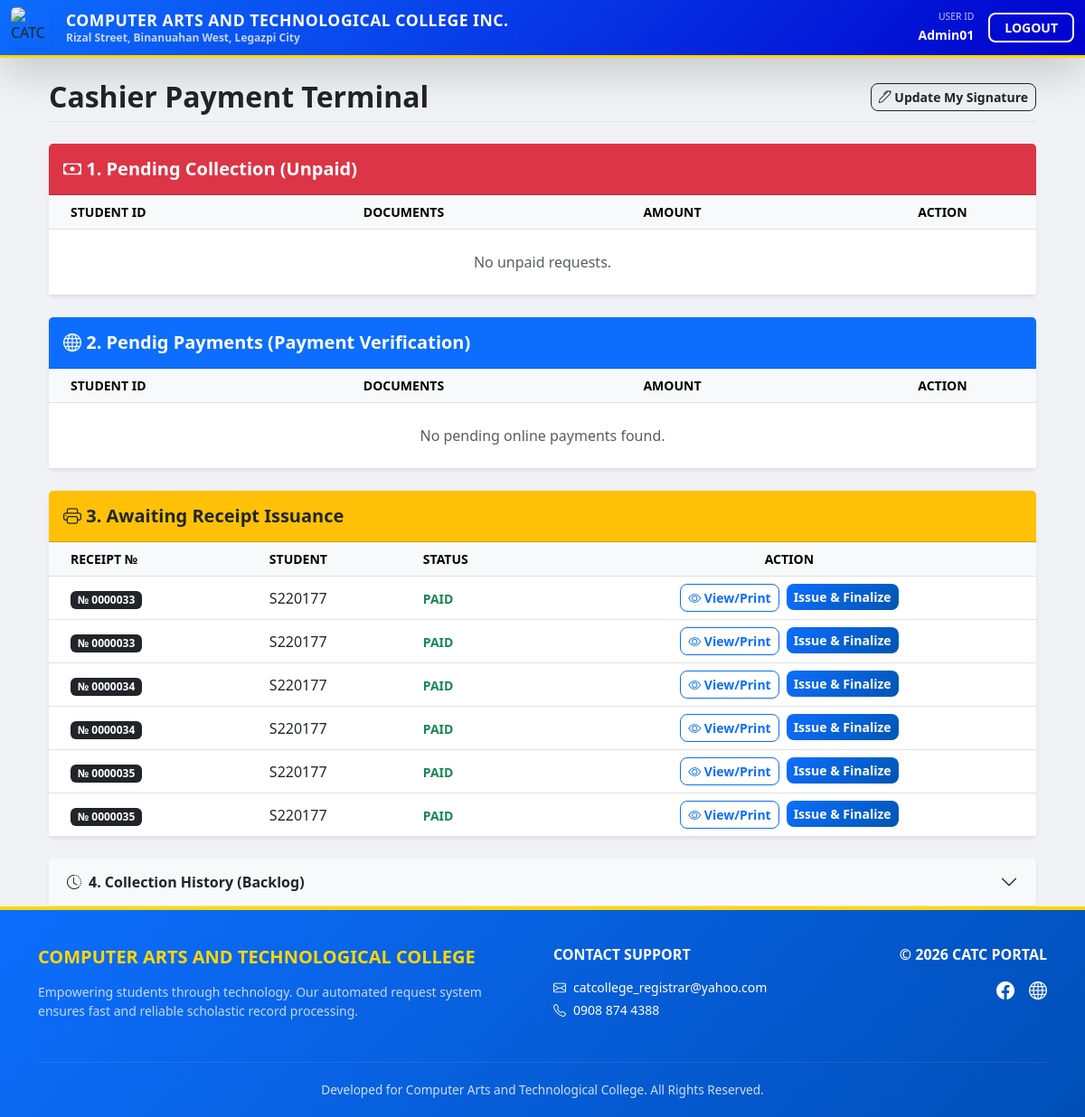
Screenshot of /api/cashier/terminal/ (signed in) with the database file from the repository.
### requests_app/models.py (models this page shows, shortened)
class DocumentRequest(models.Model):
    STATUS_CHOICES = [
        ('PENDING', 'Pending Review'),
        ('REJECTED', 'Rejected'),
        ('PAYMENT_REQUIRED', 'Awaiting Payment'),
        ('PAID', 'Paid - To be Processed'),
        ('PROCESSING', 'Processing Document'),
        ('READY', 'Ready for Pickup / Shipping'),
        ('COMPLETED', 'Claimed/Finished'),
    ]
    DELIVERY_CHOICES = [
        ('PICKUP', 'In-person Pickup'),
        ('LBC', 'LBC Delivery'),
    ]
    LBC_TYPE_CHOICES = [
        ('RIDER', 'Rider Delivery (Home)'),
        ('BRANCH', 'Branch Pick Up'),
    ]
    lbc_type = models.CharField(max_length=10, choices=LBC_TYPE_CHOICES, default='RIDER', null=True, blank=True)
    lbc_branch_name = models.CharField(max_length=255, blank=True, null=True)
    student = models.ForeignKey(User, on_delete=models.CASCADE, related_name='requests')
    document_type = models.ForeignKey(DocumentType, on_delete=models.CASCADE)
    reason = models.TextField()
    status = models.CharField(max_length=20, choices=STATUS_CHOICES, default='PENDING')
    batch_id = models.CharField(max_length=100, blank=True, null=True)
    delivery_method = models.CharField(max_length=10, choices=DELIVERY_CHOICES, default='PICKUP')
    is_deleted = models.BooleanField(default=False)
    receipt_number = models.CharField(max_length=10, blank=True, null=True)
    payment_reference = models.CharField(max_length=100, blank=True, null=True)
    created_at = models.DateTimeField(auto_now_add=True)
    generated_content = models.TextField(null=True, blank=True)
    tracking_number = models.CharField(max_length=100, blank=True, null=True)
    shipping_first_name = models.CharField(max_length=100, blank=True, null=True)
    shipping_last_name = models.CharField(max_length=100, blank=True, null=True)
    shipping_phone = models.CharField(max_length=15, blank=True, null=True)
    shipping_floor = models.CharField(max_length=100, blank=True, null=True)
    shipping_street = models.CharField(max_length=255, blank=True, null=True)
    shipping_province = models.CharField(max_length=100, blank=True, null=True)
    shipping_city = models.CharField(max_length=100, blank=True, null=True)
    shipping_barangay = models.CharField(max_length=100, blank=True, null=True)
    shipping_zip = models.CharField(max_length=10, blank=True, null=True)
    shipping_landmark = models.CharField(max_length=255, blank=True, null=True)

### requests_app/decorators.py (the view, shortened to what this page needs)
        def wrap(request, *args, **kwargs):
            if not request.user.is_authenticated:
                return redirect('login')
            user_groups = request.user.groups.values_list('name', flat=True)
            if any(role in user_groups for role in allowed_roles) or request.user.is_superuser:
                return view_func(request, *args, **kwargs)

### requests_app/views.py (called while the page is built, shortened)
@role_required(allowed_roles=['Cashier'])
def cashier_dashboard(request):
    unpaid = DocumentRequest.objects.filter(is_deleted=False, status='PAYMENT_REQUIRED').order_by('-created_at')
    online_pending = DocumentRequest.objects.filter(is_deleted=False, status='PENDING_CASHIER_APPROVAL').order_by('-created_at')
    awaiting = DocumentRequest.objects.filter(is_deleted=False, status='PAID').order_by('-created_at')
    history = DocumentRequest.objects.filter(is_deleted=False, status__in=['PROCESSING', 'READY', 'COMPLETED']).order_by('-created_at')
    return render(request, 'cashier_dashboard.html', {
        'requests': unpaid,
        'online_requests': online_pending, # Add this
        'awaiting_issuance': awaiting,
        'history': history
    })

### requests_app/templates/cashier_dashboard.html (shortened to what this page needs)
{% extends 'base.html' %}
{% block content %}
<div class="container-fluid mt-4">
    <div class="d-flex justify-content-between align-items-center border-bottom pb-2 mb-4">
        <h2 class="fw-bold m-0">Cashier Payment Terminal</h2>
        <div class="d-flex gap-2">
            <a href="{% url 'signature_settings' %}" class="btn btn-outline-dark btn-sm fw-bold">
                <i class="bi bi-pen"></i> Update My Signature
            </a>
        </div>
    </div>
    <div class="card shadow-sm border-0 mb-4">
        <div class="card-header bg-danger text-white py-3">
            <h5 class="mb-0 fw-bold"><i class="bi bi-cash"></i> 1. Pending Collection (Unpaid)</h5>
        </div>
        <div class="card-body p-0">
            <table class="table table-hover align-middle mb-0">
                <thead class="table-light small text-uppercase">
                    <tr>
                        <th class="ps-4">Student ID</th>
                        <th>Documents</th>
                        <th>Amount</th>
                        <th class="text-center">Action</th>
                    </tr>
                </thead>
                <tbody>
                    {% for r in requests %}
                    <tr>
                        <td class="ps-4 fw-bold">{{ r.student.username }}</td>
                        <td>{{ r.document_type.name }}</td>
                        <td class="fw-bold">₱{{ r.document_type.price }}</td>
                        <td class="text-center">
                            <form method="POST">
                                {% csrf_token %}
                                <input type="hidden" name="request_id" value="{{ r.id }}">
                                <button name="action" value="confirm_payment" class="btn btn-success btn-sm px-4">Confirm Payment</button>
                            </form>
                        </td>
                    </tr>
                    {% empty %}
                    <tr><td colspan="4" class="text-center py-4 text-muted">No unpaid requests.</td></tr>
                    {% endfor %}
                </tbody>
            </table>
        </div>
    </div>
<div class="card shadow-sm border-0 mb-4">
    <div class="card-header bg-primary text-white py-3">
        <h5 class="mb-0 fw-bold"><i class="bi bi-globe"></i> 2. Pendig Payments (Payment Verification)</h5>
    </div>
    <div class="card-body p-0">
        <table class="table table-hover align-middle mb-0">
            <thead class="table-light small text-uppercase">
                <tr>
                    <th class="ps-4">Student ID</th>
                    <th>Documents</th>
                    <th>Amount</th>
                    <th class="text-center">Action</th>
                </tr>
            </thead>
            <tbody>
                {% for r in online_requests %}
                <tr>
                    <td class="ps-4 fw-bold">{{ r.student.username }}</td>
                    <td>{{ r.document_type.name }}</td>
                    <td class="fw-bold">₱{{ r.document_type.price }}</td>
                    <td class="text-center">
                        <form method="POST">
                            {% csrf_token %}
                            <input type="hidden" name="request_id" value="{{ r.id }}">
                            <button type="submit" name="action" value="confirm_payment" class="btn btn-success btn-sm fw-bold">
                                <i class="bi bi-check-circle"></i> Verify & Approve
                            </button>
                        </form>
                    </td>
                </tr>
                {% empty %}
                <tr>
                    <td colspan="4" class="text-center py-4 text-muted">No pending online payments found.</td>
                </tr>
                {% endfor %}
            </tbody>
        </table>
    </div>
</div>
    <div class="card shadow-sm border-0 mb-4">
        <div class="card-header bg-warning text-dark py-3">
            <h5 class="mb-0 fw-bold"><i class="bi bi-printer"></i> 3. Awaiting Receipt Issuance</h5>
        </div>
        <div class="card-body p-0">
            <table class="table table-hover align-middle mb-0">
                <thead class="table-light small text-uppercase">
                    <tr>
                        <th class="ps-4">Receipt №</th>
                        <th>Student</th>
                        <th>Status</th>
                        <th class="text-center">Action</th>
                    </tr>
                </thead>
                <tbody>
                    {% for r in awaiting_issuance %}
                    <tr>
                        <td class="ps-4"><span class="badge bg-dark">№ {{ r.receipt_number }}</span></td>
                        <td>{{ r.student.username }}</td>
                        <td><span class="text-success fw-bold small">PAID</span></td>
                        <td class="text-center">
                            <div class="d-flex justify-content-center gap-2">
                                <a href="{% url 'generate_receipt' r.id %}" target="_blank" class="btn btn-outline-primary btn-sm">
                                    <i class="bi bi-eye"></i> View/Print
                                </a>
                                <form method="POST">
                                    <button name="action" value="issue_receipt" class="btn btn-primary btn-sm">
                                        Issue & Finalize
                                    </button>
                                </form>
                            </div>
                        </td>
                    </tr>
                    {% empty %}
                    <tr><td colspan="4" class="text-center py-4 text-muted">All paid receipts have been issued.</td></tr>
                    {% endfor %}
                </tbody>
            </table>
        </div>
    </div>
    <div class="accordion shadow-sm" id="historyAcc">
        <div class="accordion-item border-0">
            <h2 class="accordion-header">
                <button class="accordion-button collapsed bg-light fw-bold" type="button" data-bs-toggle="collapse" data-bs-target="#collapseHistory">
                    <i class="bi bi-clock-history me-2"></i> 4. Collection History (Backlog)
                </button>
            </h2>
        </div>
    </div>
</div>
{% endblock %}

### requests_app/templates/base.html (shortened to what this page needs)
<!DOCTYPE html>
<html lang="en">
<head>
    <link href="https://cdn.jsdelivr.net/npm/bootstrap@5.3.0/dist/css/bootstrap.min.css" rel="stylesheet">
    <link rel="stylesheet" href="https://cdn.jsdelivr.net/npm/bootstrap-icons@1.11.1/font/bootstrap-icons.css">
    <link rel="stylesheet" href="https://cdnjs.cloudflare.com/ajax/libs/animate.css/4.1.1/animate.min.css"/>
</head>
<body>
<div class="content-wrapper">
    <nav class="navbar navbar-expand-lg navbar-dark shadow-lg sticky-top py-2">
        <div class="container-fluid">
            <div class="d-flex align-items-center">
                <img src="https://encrypted-tbn0.gstatic.com/images?q=tbn:ANd9GcREjtEscWIrTcJMYmtWQSJ44Q_Xkcrs4k0w8w&s" alt="CATC Logo" width="45" height="45" class="me-3 navbar-brand-img rounded shadow-sm">
                <div class="text-white lh-sm d-none d-sm-block">
                    <h1 class="fw-bold m-0 p-0 text-white" style="font-size: 1.1rem; letter-spacing: 0.5px;">COMPUTER ARTS AND TECHNOLOGICAL COLLEGE INC.</h1>
                    <p class="m-0 opacity-75 fw-semibold" style="font-size: 0.75rem;">Rizal Street, Binanuahan West, Legazpi City</p>
                </div>
            </div>
            <div class="d-flex align-items-center">
                {% if user.is_authenticated %}
                    <div class="text-white text-end me-3 d-none d-lg-block">
                        <small class="d-block opacity-75" style="font-size: 0.65rem; text-transform: uppercase;">User ID</small>
                        <span class="fw-bold small">{{ user.username }}</span>
                    </div>
                    <form action="{% url 'logout' %}" method="post" style="display:inline;">
                        <button type="submit" class="btn btn-sm btn-outline-light fw-bold px-3 shadow-sm border-2">LOGOUT</button>
                    </form>
                {% endif %}
            </div>
        </div>
    </nav>
    <div class="container mt-4">
        {% block content %}{% endblock %}
    </div>
</div>
{% block footer %}
<footer class="mt-auto">
    <div class="container">
        <div class="row g-4">
            <div class="col-md-6 text-center text-md-start">
                <h5 class="fw-bold mb-3" style="color: #FFD700;">COMPUTER ARTS AND TECHNOLOGICAL COLLEGE</h5>
                <p class="small opacity-75 pe-md-5">Empowering students through technology. Our automated request system ensures fast and reliable scholastic record processing.</p>
            </div>
            <div class="col-md-3 text-center text-md-start">
                <h6 class="fw-bold text-uppercase mb-3">Contact Support</h6>
                <p class="small mb-1"><i class="bi bi-envelope me-2"></i>catcollege_registrar@yahoo.com</p>
                <p class="small"><i class="bi bi-telephone me-2"></i>0908 874 4388</p>
            </div>
            <div class="col-md-3 text-center text-md-end">
                <h6 class="fw-bold text-uppercase mb-3">&copy; 2026 CATC PORTAL</h6>
                <div class="d-flex justify-content-center justify-content-md-end gap-3 fs-5">
                    <i class="bi bi-facebook"></i><i class="bi bi-globe"></i>
                </div>
            </div>
        </div>
        <div class="text-center footer-bottom">
            <p class="mb-0 fw-light">Developed for Computer Arts and Technological College. All Rights Reserved.</p>
        </div>
    </div>
</footer>
{% endblock %}
</body>
</html>

### requests_app/templates/base.html (style rules this page uses)
:root { --catc-blue: #0d6efd; --catc-dark-blue: #0000CD; --catc-gold: #FFD700; }
html, body { height: 100%; margin: 0; scroll-behavior: smooth; }
body { display: flex; flex-direction: column; background-color: #f0f2f5; animation: fadeIn 0.6s ease-out; }
.content-wrapper { flex: 1 0 auto; }
.navbar { background: linear-gradient(135deg, var(--catc-blue), var(--catc-dark-blue)) !important; backdrop-filter: blur(10px); border-bottom: 3px solid var(--catc-gold); transition: all 0.3s ease; }
.navbar-brand-img { transition: transform 0.5s cubic-bezier(0.175, 0.885, 0.32, 1.275); }
.btn { transition: all 0.3s cubic-bezier(0.175, 0.885, 0.32, 1.275); border-radius: 8px; }
footer { width: 100% !important; background: linear-gradient(135deg, #0d6efd 0%, #004fb8 100%); color: #ffffff; padding: 40px 0 20px 0; margin-top: 60px; border-top: 4px solid #FFD700; }
.footer-bottom { border-top: 1px solid rgba(255, 255, 255, 0.1); padding-top: 20px; margin-top: 30px; font-size: 0.85rem; opacity: 0.8; }
body { display: flex; flex-direction: column; min-height: 100vh; margin: 0; }
.content-wrapper { flex: 1; }
.btn { border-radius: 8px; font-weight: 600; transition: all 0.3s cubic-bezier(0.175, 0.885, 0.32, 1.275); position: relative; overflow: hidden; }
.btn-primary { background: linear-gradient(135deg, #0d6efd, #0056b3); border: none; }

### rows the page displays
DocumentRequest: receipt_number "0000033", student.username "S220177"
DocumentRequest: receipt_number "0000033", student.username "S220177"
DocumentRequest: receipt_number "0000034", student.username "S220177"
DocumentRequest: receipt_number "0000034", student.username "S220177"
DocumentRequest: receipt_number "0000035", student.username "S220177"
DocumentRequest: receipt_number "0000035", student.username "S220177"

### other values shown
{{ user.username }} "Admin01"
